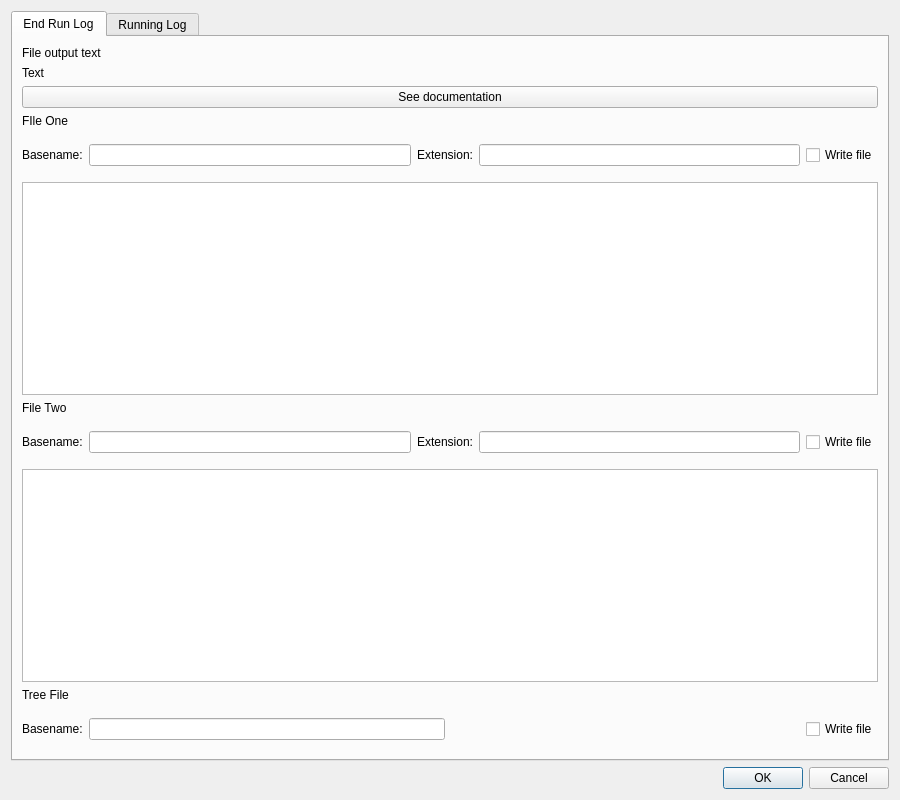
<?xml version="1.0" encoding="UTF-8"?>
<ui version="4.0">
 <class>Output</class>
 <widget class="QDialog" name="Output">
  <property name="geometry">
   <rect>
    <x>0</x>
    <y>0</y>
    <width>900</width>
    <height>800</height>
   </rect>
  </property>
  <property name="windowTitle">
   <string>Dialog</string>
  </property>
  <layout class="QVBoxLayout" name="verticalLayout">
   <item>
    <widget class="QTabWidget" name="tabWidget">
     <property name="currentIndex">
      <number>0</number>
     </property>
     <widget class="QWidget" name="end_run_log_tab">
      <attribute name="title">
       <string>End Run Log</string>
      </attribute>
      <attribute name="toolTip">
       <string>TREvoSim end run outputs</string>
      </attribute>
      <layout class="QVBoxLayout" name="verticalLayout_2">
       <item>
        <widget class="QLabel" name="output_title">
         <property name="sizeIncrement">
          <size>
           <width>0</width>
           <height>0</height>
          </size>
         </property>
         <property name="text">
          <string>File output text</string>
         </property>
        </widget>
       </item>
       <item>
        <widget class="QLabel" name="intro">
         <property name="sizePolicy">
          <sizepolicy hsizetype="Preferred" vsizetype="Preferred">
           <horstretch>0</horstretch>
           <verstretch>0</verstretch>
          </sizepolicy>
         </property>
         <property name="sizeIncrement">
          <size>
           <width>0</width>
           <height>20</height>
          </size>
         </property>
         <property name="text">
          <string>Text</string>
         </property>
        </widget>
       </item>
       <item>
        <widget class="QPushButton" name="docsPushButton">
         <property name="text">
          <string>See documentation</string>
         </property>
        </widget>
       </item>
       <item>
        <widget class="QLabel" name="label_f1">
         <property name="text">
          <string>FIle One</string>
         </property>
        </widget>
       </item>
       <item>
        <layout class="QHBoxLayout" name="horizontalLayout_2">
         <property name="topMargin">
          <number>10</number>
         </property>
         <property name="bottomMargin">
          <number>10</number>
         </property>
         <item>
          <widget class="QLabel" name="label">
           <property name="text">
            <string>Basename:</string>
           </property>
          </widget>
         </item>
         <item>
          <widget class="QLineEdit" name="file_01_base"/>
         </item>
         <item>
          <widget class="QLabel" name="label_2">
           <property name="text">
            <string>Extension:</string>
           </property>
          </widget>
         </item>
         <item>
          <widget class="QLineEdit" name="file_01_extension"/>
         </item>
         <item>
          <widget class="QCheckBox" name="c_write_file_01">
           <property name="text">
            <string>Write file</string>
           </property>
          </widget>
         </item>
        </layout>
       </item>
       <item>
        <widget class="QPlainTextEdit" name="string_f1"/>
       </item>
       <item>
        <widget class="QLabel" name="label_f2">
         <property name="text">
          <string>File Two</string>
         </property>
        </widget>
       </item>
       <item>
        <layout class="QHBoxLayout" name="horizontalLayout_3">
         <property name="topMargin">
          <number>10</number>
         </property>
         <property name="bottomMargin">
          <number>10</number>
         </property>
         <item>
          <widget class="QLabel" name="label_4">
           <property name="text">
            <string>Basename:</string>
           </property>
          </widget>
         </item>
         <item>
          <widget class="QLineEdit" name="file_02_base"/>
         </item>
         <item>
          <widget class="QLabel" name="label_3">
           <property name="text">
            <string>Extension:</string>
           </property>
          </widget>
         </item>
         <item>
          <widget class="QLineEdit" name="file_02_extension"/>
         </item>
         <item>
          <widget class="QCheckBox" name="c_write_file_02">
           <property name="text">
            <string>Write file</string>
           </property>
          </widget>
         </item>
        </layout>
       </item>
       <item>
        <widget class="QPlainTextEdit" name="string_f2"/>
       </item>
       <item>
        <widget class="QLabel" name="label_f3">
         <property name="text">
          <string>Tree File</string>
         </property>
        </widget>
       </item>
       <item>
        <layout class="QHBoxLayout" name="horizontalLayout">
         <property name="topMargin">
          <number>10</number>
         </property>
         <property name="bottomMargin">
          <number>10</number>
         </property>
         <item>
          <widget class="QLabel" name="label_8">
           <property name="text">
            <string>Basename:</string>
           </property>
          </widget>
         </item>
         <item>
          <widget class="QLineEdit" name="file_03_base"/>
         </item>
         <item>
          <spacer name="horizontalSpacer_3">
           <property name="orientation">
            <enum>Qt::Horizontal</enum>
           </property>
           <property name="sizeHint" stdset="0">
            <size>
             <width>40</width>
             <height>20</height>
            </size>
           </property>
          </spacer>
         </item>
         <item>
          <widget class="QCheckBox" name="c_write_tree">
           <property name="text">
            <string>Write file</string>
           </property>
          </widget>
         </item>
        </layout>
       </item>
      </layout>
     </widget>
     <widget class="QWidget" name="running_log_tab">
      <attribute name="title">
       <string>Running Log</string>
      </attribute>
      <layout class="QVBoxLayout" name="verticalLayout_3">
       <item>
        <widget class="QLabel" name="output_title_2">
         <property name="sizeIncrement">
          <size>
           <width>0</width>
           <height>0</height>
          </size>
         </property>
         <property name="text">
          <string>File output text</string>
         </property>
        </widget>
       </item>
       <item>
        <widget class="QLabel" name="intro_2">
         <property name="sizePolicy">
          <sizepolicy hsizetype="Preferred" vsizetype="Preferred">
           <horstretch>0</horstretch>
           <verstretch>0</verstretch>
          </sizepolicy>
         </property>
         <property name="sizeIncrement">
          <size>
           <width>0</width>
           <height>20</height>
          </size>
         </property>
         <property name="text">
          <string>Text</string>
         </property>
        </widget>
       </item>
       <item>
        <widget class="QPushButton" name="docsPushButton_2">
         <property name="text">
          <string>See documentation</string>
         </property>
        </widget>
       </item>
       <item>
        <widget class="QLabel" name="label_5">
         <property name="text">
          <string>Header text</string>
         </property>
        </widget>
       </item>
       <item>
        <widget class="QPlainTextEdit" name="running_log_header"/>
       </item>
       <item>
        <widget class="QLabel" name="label_6">
         <property name="text">
          <string>Body text</string>
         </property>
        </widget>
       </item>
       <item>
        <widget class="QPlainTextEdit" name="running_log_body"/>
       </item>
       <item>
        <layout class="QHBoxLayout" name="horizontalLayout_5">
         <item>
          <widget class="QCheckBox" name="c_write_running_log">
           <property name="text">
            <string>Write running log</string>
           </property>
          </widget>
         </item>
         <item>
          <spacer name="horizontalSpacer_4">
           <property name="orientation">
            <enum>Qt::Horizontal</enum>
           </property>
           <property name="sizeHint" stdset="0">
            <size>
             <width>40</width>
             <height>20</height>
            </size>
           </property>
          </spacer>
         </item>
         <item>
          <widget class="QLabel" name="label_7">
           <property name="text">
            <string>Frequency:</string>
           </property>
          </widget>
         </item>
         <item>
          <widget class="QSpinBox" name="s_frequency">
           <property name="maximum">
            <number>9999</number>
           </property>
          </widget>
         </item>
         <item>
          <widget class="Line" name="line">
           <property name="orientation">
            <enum>Qt::Vertical</enum>
           </property>
          </widget>
         </item>
         <item>
          <spacer name="horizontalSpacer_2">
           <property name="orientation">
            <enum>Qt::Horizontal</enum>
           </property>
           <property name="sizeHint" stdset="0">
            <size>
             <width>40</width>
             <height>20</height>
            </size>
           </property>
          </spacer>
         </item>
         <item>
          <widget class="QCheckBox" name="c_work_log">
           <property name="text">
            <string>Write full working log</string>
           </property>
          </widget>
         </item>
         <item>
          <spacer name="horizontalSpacer">
           <property name="orientation">
            <enum>Qt::Horizontal</enum>
           </property>
           <property name="sizeHint" stdset="0">
            <size>
             <width>40</width>
             <height>20</height>
            </size>
           </property>
          </spacer>
         </item>
         <item>
          <widget class="QCheckBox" name="c_write_ee">
           <property name="text">
            <string>Write ecosystem engineers</string>
           </property>
          </widget>
         </item>
        </layout>
       </item>
      </layout>
     </widget>
    </widget>
   </item>
   <item>
    <widget class="QDialogButtonBox" name="buttonBox">
     <property name="orientation">
      <enum>Qt::Horizontal</enum>
     </property>
     <property name="standardButtons">
      <set>QDialogButtonBox::Cancel|QDialogButtonBox::Ok</set>
     </property>
    </widget>
   </item>
  </layout>
 </widget>
 <resources/>
 <connections>
  <connection>
   <sender>buttonBox</sender>
   <signal>accepted()</signal>
   <receiver>Output</receiver>
   <slot>accept()</slot>
   <hints>
    <hint type="sourcelabel">
     <x>248</x>
     <y>254</y>
    </hint>
    <hint type="destinationlabel">
     <x>157</x>
     <y>274</y>
    </hint>
   </hints>
  </connection>
  <connection>
   <sender>buttonBox</sender>
   <signal>rejected()</signal>
   <receiver>Output</receiver>
   <slot>reject()</slot>
   <hints>
    <hint type="sourcelabel">
     <x>316</x>
     <y>260</y>
    </hint>
    <hint type="destinationlabel">
     <x>286</x>
     <y>274</y>
    </hint>
   </hints>
  </connection>
 </connections>
</ui>
